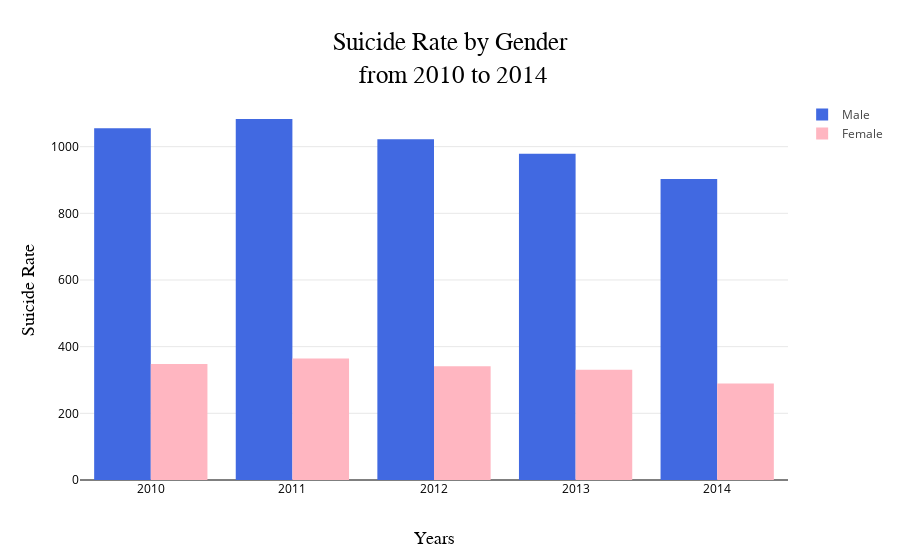

The cell this chart's notebook holds for it:
### Code cell
# Plotting the Suicide rate by gender over the years with plotly.graph

import plotly
import plotly.offline as pyo
import plotly.graph_objs as go
plotly.offline.init_notebook_mode(connected=True)



trace0 = go.Bar(
        x= suigendata.index,
        y= suigendata.male,
        name= "Male",
        marker = dict(color = 'royalblue')
)

trace1 = go.Bar(
        x= suigendata.index,
        y= suigendata.female,
        name = 'Female',
        marker = dict(color = 'lightpink')
)

data = [trace0, trace1]


layout = go.Layout(
    barmode='group',
    title='Suicide Rate by Gender<br> from 2010 to 2014',
    titlefont = dict(
         family='Old Standard TT, serif',
        size = 25,
        color = 'Black'
    ),
    xaxis=go.layout.XAxis(
        color = 'Black',
         title = "Years",
         titlefont=dict(
            family='Old Standard TT, serif',
            size=18,
            color='black'
                ),
    ),
     yaxis= dict(
         color = 'black',
         title = "Suicide Rate",
          titlefont=dict(
            family='Old Standard TT, serif',
            size=18,
            color='black'
                ),
    ),
                
)


pyo.iplot({"data":data, "layout":layout})

### Figure 1 — Plotly figure (JSON) as saved in the notebook; plotly's stock layout.template omitted (floating-point values rounded to 4 significant figures)
{"data": [{"marker": {"color": "royalblue"}, "name": "Male", "type": "bar", "uid": "2c5d0eb8-091a-4eec-86dd-1d54c37c7e05", "x": [2010, 2011, 2012, 2013, 2014], "y": [1055.0, 1083.0, 1023.0, 978.8, 903.2]}, {"marker": {"color": "lightpink"}, "name": "Female", "type": "bar", "uid": "69b4152a-1fad-4a9b-8f6c-f284f96e7b97", "x": [2010, 2011, 2012, 2013, 2014], "y": [348.2, 364.8, 341.1, 330.6, 289.5]}], "layout": {"barmode": "group", "title": {"font": {"color": "Black", "family": "Old Standard TT, serif", "size": 25}, "text": "Suicide Rate by Gender<br> from 2010 to 2014"}, "xaxis": {"color": "Black", "title": {"font": {"color": "black", "family": "Old Standard TT, serif", "size": 18}, "text": "Years"}}, "yaxis": {"color": "black", "title": {"font": {"color": "black", "family": "Old Standard TT, serif", "size": 18}, "text": "Suicide Rate"}}}}
